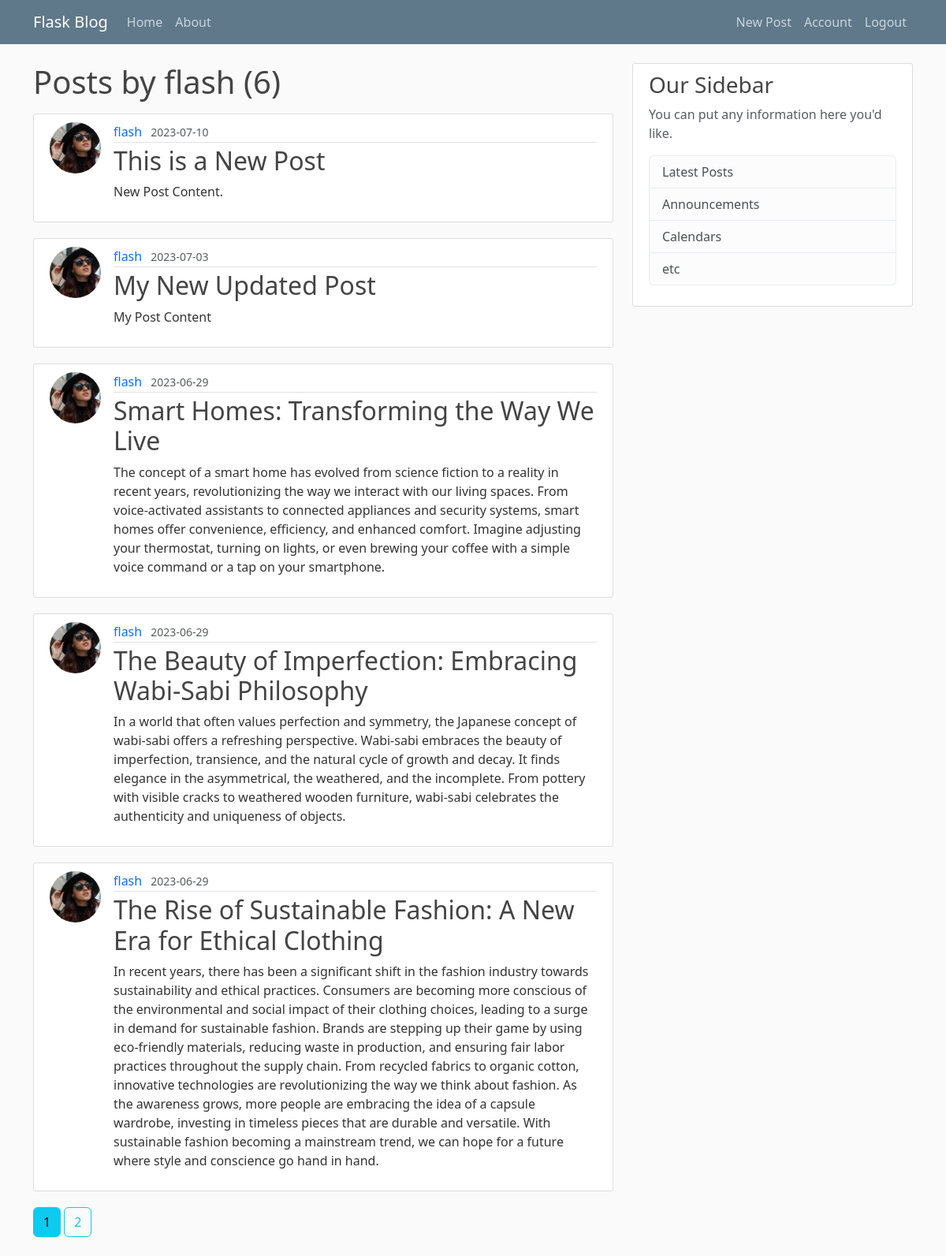
Page /user/flash (signed in) on the committed database.
### flaskblog/models.py (models this page shows, shortened)
class User(db.Model, UserMixin):
    id = db.Column(db.Integer, primary_key=True)
    username = db.Column(db.String(20), unique=True, nullable=False)
    email = db.Column(db.String(120), unique=True, nullable=False)
    image_file = db.Column(db.String(20), nullable=False, default='default.jpg')
    password = db.Column(db.String(60), nullable=False)
    posts = db.relationship('Post', backref='author', lazy=True)

class Post(db.Model):
    id = db.Column(db.Integer, primary_key=True)
    title = db.Column(db.String(100), nullable=False)
    date_posted = db.Column(db.DateTime, nullable=False, default=datetime.utcnow)
    content = db.Column(db.Text, nullable=False)
    user_id = db.Column(db.Integer, db.ForeignKey('user.id'), nullable=False)

### flaskblog/users/routes.py (the view)
@users.route("/user/<string:username>")
def user_posts(username):
    page = request.args.get('page', 1, type=int)
    user = User.query.filter_by(username=username).first_or_404()
    posts = Post.query.filter_by(author=user)\
        .order_by(Post.date_posted.desc())\
        .paginate(page=page, per_page=5)
    return render_template('user_posts.html', posts=posts, user=user)

### flaskblog/models.py (called while the page is built)
@login_manager.user_loader
def load_user(user_id):
    return User.query.get(int(user_id))

### flaskblog/templates/user_posts.html
{% extends "layout.html" %}
{% block content %}
	<h1 class="mb-3">Posts by {{ user.username }} ({{ posts.total }})</h1>
	{% for post in posts.items %}
		<article class="media new-content-section">
		  <img class="rounded-circle article-img" style="float:left;" src="{{ url_for('static', filename='profile_pics/' + post.author.image_file) }}">
		  <div class="media-body">
		    <div class="article-metadata">
		      <a class="username" style="text-decoration: none" href="{{ url_for('users.user_posts', username=post.author.username) }}">{{ post.author.username }}</a>
		      <small class="text-muted">{{ post.date_posted.strftime('%Y-%m-%d') }}</small>
		    </div>
		    <h2><a class="article-title" style="text-decoration: none" href="{{ url_for('posts.post', post_id=post.id) }}">{{ post.title }}</a></h2>
		    <p class="article-content">{{ post.content }}</p>
		  </div>
		</article>
	{% endfor %}
	{% for page_num in posts.iter_pages(left_edge=1, right_edge=1, left_current=1, right_current=2) %}
		{% if page_num %}
			{% if posts.page == page_num %}
				<a class="btn btn-info mb-4" href="{{ url_for('users.user_posts', username=user.username, page=page_num) }}">{{ page_num }}</a>
			{% else %}
				<a class="btn btn-outline-info mb-4" href="{{ url_for('users.user_posts', username=user.username,  page=page_num) }}">{{ page_num }}</a>
			{% endif %}
		{% else %}
			...
		{% endif %}
	{% endfor %}
{% endblock content %}

### flaskblog/static/main.css (style rules this page uses)
body { background: #fafafa; color: #333333; margin-top: 5rem; }
h1, h2, h3, h4, h5, h6 { color: #444444; }
.article-title { color: #444444; }
.article-content { white-space: pre-line; }
.article-img { height: 65px; width: 65px; margin-right: 16px; margin-bottom: 5px; object-fit: cover; }
.article-metadata { padding-bottom: 1px; margin-bottom: 4px; border-bottom: 1px solid #e3e3e3 }
.media-body { flex: 1; }
.new-content-section { background: #ffffff; padding: 10px 20px; border: 1px solid #dddddd; border-radius: 3px; margin-bottom: 20px; display: flex; align-items: flex-start; }
.username { margin-right: 7px; }

### rows in the picture
User: username "flash"
Post: image_file (picture), author.username "flash", date_posted "2023-07-10", title "This is a New Post", content "New Post Content."
Post: image_file (picture), author.username "flash", date_posted "2023-07-03", title "My New Updated Post", content "My Post Content"
Post: image_file (picture), author.username "flash", date_posted "2023-06-29", title "Smart Homes: Transforming the Way We Live", content "The concept of a smart home has evolved from science fiction to a reality in recent years, revolutionizing the way we interact with our living spaces. From voice-activated assistants to connected appliances and security systems, smart homes offer convenience, efficiency, and enhanced comfort. Imagine adjusting your thermostat, turning on lights, or even brewing your coffee with a simple voice command or a tap on your smartphone."
Post: image_file (picture), author.username "flash", date_posted "2023-06-29", title "The Beauty of Imperfection: Embracing Wabi-Sabi Philosophy", content "In a world that often values perfection and symmetry, the Japanese concept of wabi-sabi offers a refreshing perspective. Wabi-sabi embraces the beauty of imperfection, transience, and the natural cycle of growth and decay. It finds elegance in the asymmetrical, the weathered, and the incomplete. From pottery with visible cracks to weathered wooden furniture, wabi-sabi celebrates the authenticity and uniqueness of objects."
Post: image_file (picture), author.username "flash", date_posted "2023-06-29", title "The Rise of Sustainable Fashion: A New Era for Ethical Clothing", content "In recent years, there has been a significant shift in the fashion industry towards sustainability and ethical practices. Consumers are becoming more conscious of the environmental and social impact of their clothing choices, leading to a surge in demand for sustainable fashion. Brands are stepping up their game by using eco-friendly materials, reducing waste in production, and ensuring fair labor practices throughout the supply chain. From recycled fabrics to organic cotton, innovative technologies are revolutionizing the way we think about fashion. As the awareness grows, more people are embracing the idea of a capsule wardrobe, investing in timeless pieces that are durable and versatile.…"

### other values in the picture
{{ posts.total }} "6"
{{ page_num }} "1"
{{ page_num }} "2"
